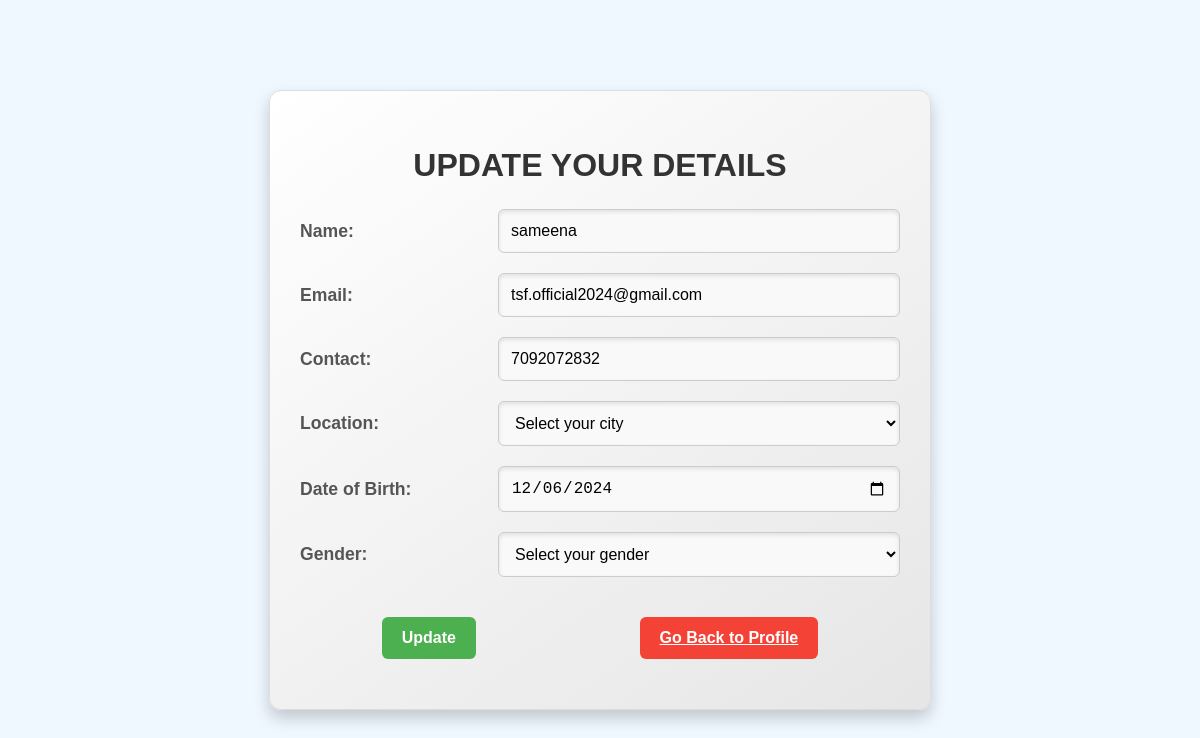
The app's page /auth/update_details/5 (signed in) with its own data.
### app/models.py (models this page shows, shortened)
class User(UserMixin, db.Model):
    id = db.Column(db.Integer, primary_key=True)
    username = db.Column(db.String(50), nullable=False)
    email = db.Column(db.String(100), unique=True, nullable=False)
    password = db.Column(db.String(255), nullable=False)
    role = db.Column(db.String(20), nullable=False)
    contact = db.Column(db.String(20), nullable=False)
    location = db.Column(db.String(100), nullable=False)
    dob = db.Column(db.Date, nullable=False)
    gender = db.Column(db.String(10), nullable=False)
    reset_token = db.Column(db.String(128), nullable=True)
    status = db.Column(db.String(20), default='pending')

### app/auth.py (the view, shortened to what this page needs)
@auth.route('/update_details/<int:id>', methods=['GET', 'POST'])
@login_required
def update_details(id):
    user = User.query.get(id)
    if not user:
        flash("User not found.", "error")
        return redirect(url_for('main.profile'))  # Redirect to an appropriate route
    if current_user.id != id and current_user.role != 'admin':
        abort(403)
    return render_template('update_details.html', user=user)

### app/templates/update_details.html (shortened to what this page needs)
<!DOCTYPE html>
<html lang="en">
<head>
</head>
<body>
    <div class="container">
        <h2 class="title">Update Your Details</h2>
        <form method="POST" action="">
            <div class="form-group">
                <label for="username">Name:</label>
                <input type="text" name="username" id="username" class="form-control" value="{{ user.username }}">
            </div>
            <div class="form-group">
                <label for="email">Email:</label>
                <input type="email" name="email" id="email" class="form-control" value="{{ user.email }}">
            </div>
            <div class="form-group">
                <label for="contact">Contact:</label>
                <input type="text" name="contact" id="contact" class="form-control" value="{{ user.contact }}">
            </div>
            <div class="form-group">
              <label for="location">Location:</label>
              <select name="location" id="location" class="form-control">
                  <option value="" disabled selected>Select your city</option>
              </select>
          </div>
            <div class="form-group">
                <label for="dob">Date of Birth:</label>
                <input type="date" name="dob" id="dob" class="form-control" value="{{ user.dob }}">
            </div>
            <div class="form-group">
                <label for="gender">Gender:</label>
                <select name="gender" id="gender" class="form-control">
                    <option value="" disabled selected>Select your gender</option>
                </select>
            </div>
            <div class="form-group button-group">
              <button type="submit" class="btn">Update</button>
              <a href="/auth/profile/{{ user.id }}" class="btn btn-secondary">Go Back to Profile</a>
          </div>
        </form>
    </div>
</body>
</html>

### app/templates/update_details.html (style rules this page uses)
body { font-family: Arial, sans-serif; background-color: #f0f8ff; margin: 0; padding: 0; display: flex; justify-content: center; align-items: center; min-height: 100vh; }
.container { max-width: 600px; width: 100%; margin: auto; background: linear-gradient(145deg, #ffffff, #e6e6e6); border-radius: 12px; box-shadow: 0 8px 16px rgba(0, 0, 0, 0.2); padding: 30px; border: 1px solid #ddd; }
.title { text-align: center; margin-bottom: 25px; font-size: 2rem; font-weight: bold; color: #333; text-transform: uppercase; }
.form-group { display: flex; justify-content: space-between; align-items: center; margin-bottom: 20px; }
.form-group label { flex: 1; font-size: 1.1rem; font-weight: bold; color: #555; text-align: left; margin-right: 10px; }
.form-control { flex: 2; padding: 12px; border-radius: 6px; border: 1px solid #ccc; font-size: 1rem; background-color: #f9f9f9; box-shadow: inset 0 2px 4px rgba(0, 0, 0, 0.1); transition: border-color 0.3s, box-shadow 0.3s; }
.btn { display: inline-block; width: auto; margin: 20px auto 0; padding: 12px 20px; font-size: 1rem; font-weight: bold; border: none; border-radius: 6px; cursor: pointer; transition: all 0.3s ease-in-out; }
button[type="submit"] { background-color: #4CAF50; color: white; }
.btn.btn-secondary { background-color: #f44336; color: white; }

### records on screen
User: username "sameena", email "tsf.official2024@gmail.com", contact "7092072832", dob "12/06/2024"
